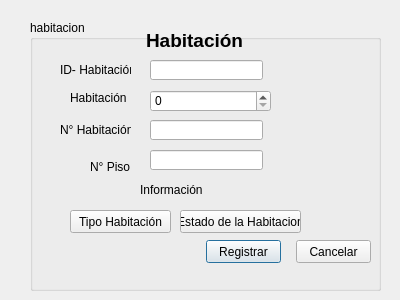
<?xml version="1.0" encoding="UTF-8"?>
<ui version="4.0">
 <class>gui_habitacion</class>
 <widget class="QDialog" name="gui_habitacion">
  <property name="geometry">
   <rect>
    <x>0</x>
    <y>0</y>
    <width>400</width>
    <height>300</height>
   </rect>
  </property>
  <property name="windowTitle">
   <string>Dialog</string>
  </property>
  <widget class="QGroupBox" name="groupBox">
   <property name="geometry">
    <rect>
     <x>30</x>
     <y>20</y>
     <width>351</width>
     <height>271</height>
    </rect>
   </property>
   <property name="title">
    <string>habitacion</string>
   </property>
   <widget class="QPushButton" name="pushButton_3">
    <property name="geometry">
     <rect>
      <x>176</x>
      <y>220</y>
      <width>75</width>
      <height>23</height>
     </rect>
    </property>
    <property name="text">
     <string>Registrar</string>
    </property>
   </widget>
   <widget class="QPushButton" name="pushButton_4">
    <property name="geometry">
     <rect>
      <x>266</x>
      <y>220</y>
      <width>75</width>
      <height>23</height>
     </rect>
    </property>
    <property name="text">
     <string>Cancelar</string>
    </property>
   </widget>
   <widget class="QLabel" name="label_2">
    <property name="geometry">
     <rect>
      <x>116</x>
      <y>10</y>
      <width>131</width>
      <height>20</height>
     </rect>
    </property>
    <property name="font">
     <font>
      <pointsize>14</pointsize>
      <weight>75</weight>
      <bold>true</bold>
     </font>
    </property>
    <property name="text">
     <string>Habitación</string>
    </property>
   </widget>
   <widget class="QPushButton" name="pushButton_2">
    <property name="geometry">
     <rect>
      <x>150</x>
      <y>190</y>
      <width>121</width>
      <height>23</height>
     </rect>
    </property>
    <property name="text">
     <string>Estado de la Habitacion</string>
    </property>
   </widget>
   <widget class="QLineEdit" name="lineEdit_4">
    <property name="geometry">
     <rect>
      <x>120</x>
      <y>130</y>
      <width>113</width>
      <height>20</height>
     </rect>
    </property>
   </widget>
   <widget class="QLineEdit" name="lineEdit_3">
    <property name="geometry">
     <rect>
      <x>120</x>
      <y>100</y>
      <width>113</width>
      <height>20</height>
     </rect>
    </property>
   </widget>
   <widget class="QLineEdit" name="lineEdit_2">
    <property name="geometry">
     <rect>
      <x>120</x>
      <y>40</y>
      <width>113</width>
      <height>20</height>
     </rect>
    </property>
   </widget>
   <widget class="QLabel" name="label">
    <property name="geometry">
     <rect>
      <x>30</x>
      <y>40</y>
      <width>71</width>
      <height>20</height>
     </rect>
    </property>
    <property name="text">
     <string>ID- Habitación</string>
    </property>
   </widget>
   <widget class="QLabel" name="label_3">
    <property name="geometry">
     <rect>
      <x>30</x>
      <y>100</y>
      <width>71</width>
      <height>20</height>
     </rect>
    </property>
    <property name="text">
     <string>N° Habitación</string>
    </property>
   </widget>
   <widget class="QLabel" name="label_5">
    <property name="geometry">
     <rect>
      <x>110</x>
      <y>160</y>
      <width>71</width>
      <height>20</height>
     </rect>
    </property>
    <property name="text">
     <string>Información</string>
    </property>
   </widget>
   <widget class="QLabel" name="label_4">
    <property name="geometry">
     <rect>
      <x>60</x>
      <y>140</y>
      <width>47</width>
      <height>13</height>
     </rect>
    </property>
    <property name="text">
     <string>N° Piso</string>
    </property>
   </widget>
   <widget class="QPushButton" name="pushButton">
    <property name="geometry">
     <rect>
      <x>40</x>
      <y>190</y>
      <width>101</width>
      <height>23</height>
     </rect>
    </property>
    <property name="text">
     <string>Tipo Habitación</string>
    </property>
   </widget>
   <widget class="QLabel" name="label_6">
    <property name="geometry">
     <rect>
      <x>40</x>
      <y>70</y>
      <width>61</width>
      <height>16</height>
     </rect>
    </property>
    <property name="text">
     <string>Habitación</string>
    </property>
   </widget>
   <widget class="QSpinBox" name="spinBox">
    <property name="geometry">
     <rect>
      <x>120</x>
      <y>70</y>
      <width>121</width>
      <height>22</height>
     </rect>
    </property>
   </widget>
  </widget>
 </widget>
 <resources/>
 <connections/>
</ui>
